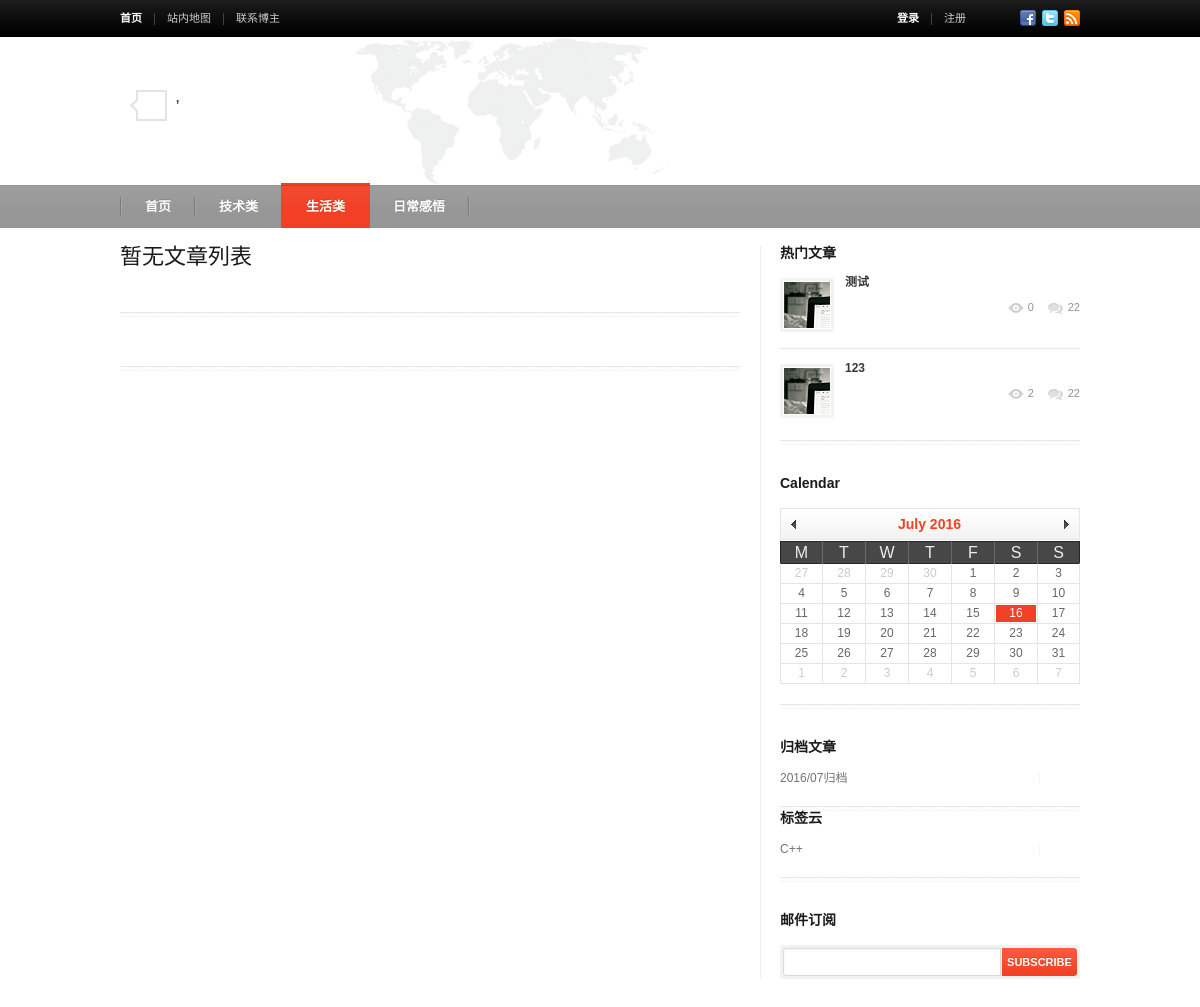
Page /category/life/ on the earlier database version.
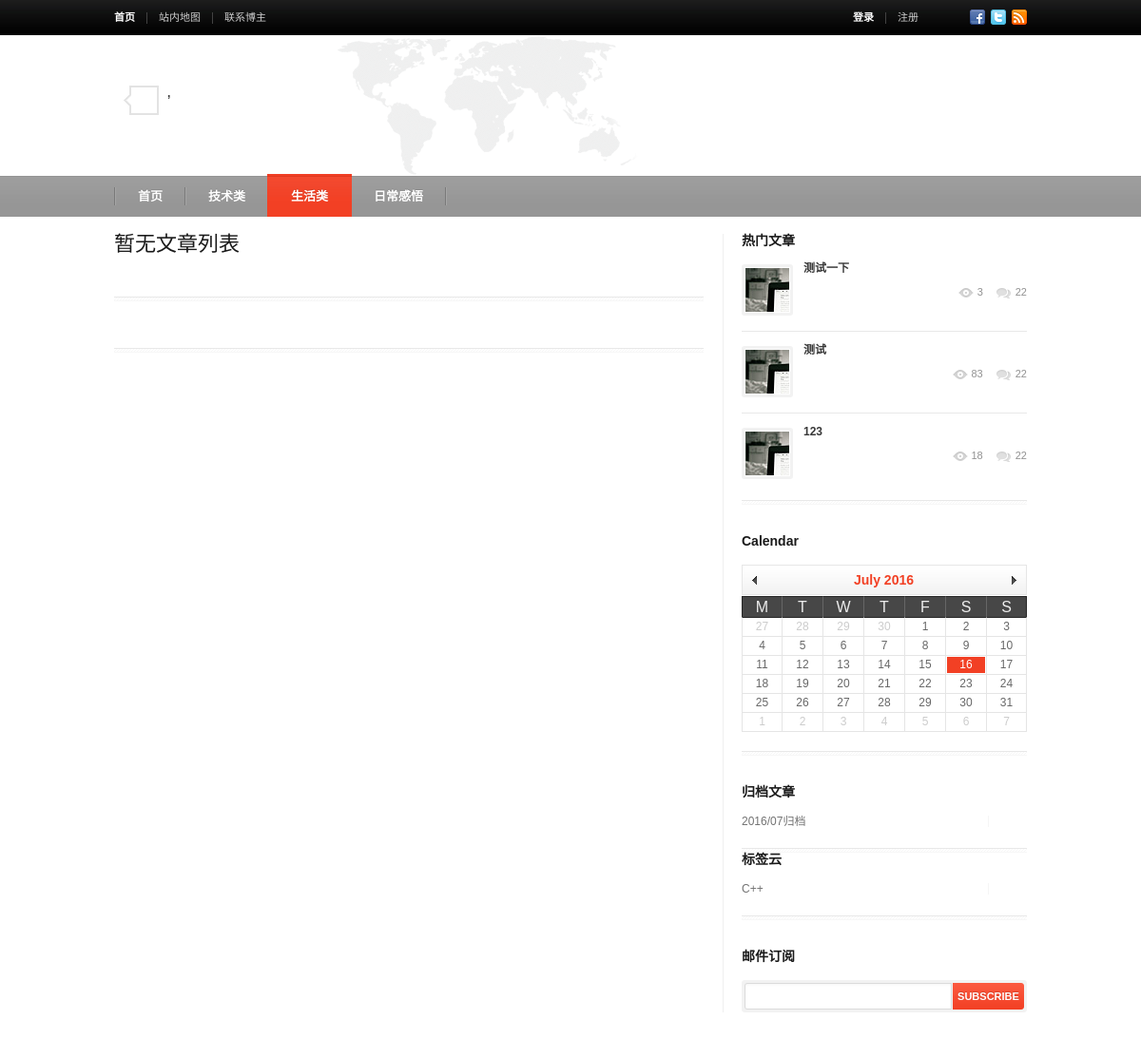
Same page on the later database version.
### personaleblog/models.py (models this page shows, shortened)
@python_2_unicode_compatible
class Category(models.Model):
    name=models.CharField('分类',max_length=20,unique=True)
    slug=models.SlugField(max_length=20,help_text='根据名称来创建url',unique=True)
    describe=models.TextField('描述')
    create_at=models.DateField('创建时间',auto_now_add=True)
    update_at=models.DateField('更新时间',auto_now=True)
    def get_absolute_url(self):
        return reverse('category',args=[self.slug,])
    class Meta:
        ordering=['create_at']
        verbose_name='分类'
        verbose_name_plural=verbose_name
        permissions=(
            ('can_see','Can see view'),
            ('can_add','Can add view'),
        )

@python_2_unicode_compatible
class Article(models.Model):
    title=models.CharField('标题',max_length=20,unique=True)
    content=RichTextUploadingField('正文')
    is_pass=models.BooleanField('是否发布',default=True)
    clicks=models.IntegerField(verbose_name='点击数',default=0)
    create_at=models.DateField('创建时间',auto_now_add=True)
    update_at=models.DateField('更新时间',auto_now=True)
    categroy=models.ForeignKey(Category,verbose_name='分类')
    tags=models.ManyToManyField(Tag,verbose_name='标签')
    objects=ArticleManage()
    class Meta:
        ordering=['create_at']
        verbose_name='文章'
        verbose_name_plural=verbose_name
    def get_absolute_url(self):
        return reverse('article', args=[self.id, ])

@python_2_unicode_compatible
class Tag(models.Model):
    name=models.CharField('标签名称',max_length=20,unique=True)
    slug=models.SlugField(max_length=10,help_text="根据标签名字来获取url",unique=True)
    description=models.TextField('描述')
    create_at=models.DateField('创建时间',auto_now_add=True)
    update_at=models.DateField('更新时间',auto_now=True)
    def __str__(self):
        return self.name
    class Meta:
        ordering=['create_at']
        verbose_name='标签'
        verbose_name_plural=verbose_name

### personaleblog/views.py (the view)
# urls.py: url(r'^category/(?P<category_name>[^/]+)/$',category,name='category'),
def category(request, category_name):
    try:
        category = Category.objects.get(slug=category_name)
    except Category.DoesNotExist:
        pass
    articles = Article.objects.filter(is_pass=True, categroy__name=category.name)  # 找出发布的文章
    paginator = Paginator(articles, 5)
    page = request.GET.get('page')
    try:
        articles = paginator.page(page)
    except PageNotAnInteger:
        articles = paginator.page(1)
    except EmptyPage:
        articles = paginator.page(paginator.num_pages)
    content = {
        'articles': articles,
        'current': category.id,
    }
    return render(request, "blog/index.html", content)

### personaleblog/models.py (called while the page is built)
    def archive_distink(self):
        date_list=self.values('create_at')
        archive_list=[]
        for  date in date_list:
            date=date['create_at'].strftime("%Y/%m")
            if date not in archive_list:
                archive_list.append(date)
        return archive_list

### personaleblog/templatetags/blogtags.py (called while the page is built)
@register.inclusion_tag('blog/show_latest.html')
def latest_article(count=5):
    articles=Article.objects.all().order_by('-create_at')[:count]
    return {'articles':articles}

### personaleblog/views.py (called while the page is built)
def golob_setting(request):
    categroys = Category.objects.all()  # 把所有的分类给找出来
    tags = Tag.objects.all()
    archive = Article.objects.archive_distink()
    return {
        'categroys': categroys,
        'tags': tags,
        'archives': archive,
    }

### templates/blog/index.html (shortened to what this page needs)
{% extends 'base.html' %}
{% block content %}
   {% for  article in articles %}
    <article class="blog_post">
        <div class="tail"></div>
        <div class="f_pic"><a href="content.html"><img src="/statics/images/pic_blog_1_1.jpg" alt="" /></a></div>
        <h4 class="title"><a href="{{ article.get_absolute_url }}">{{ article.title }}</a></h4>
        <div class="info">
            <div class="date"><p>{{ article.update_at|date:"Y-m-d" }}</p></div>
            <div class="r_part">
            <div class="category">
                    <p class="text">分类:</p>
                    <ul>
                        <li><a href="#">{{ article.categroy.name }}</a></li>
                    </ul>
            </div>
                <a href="#" class="views">{{ article.clicks }}</a>
                <a href="#" class="comments">25</a>
            </div>
        </div>
        <div class="content">
            <p>{{ article.content|truncatechars:50|safe }}</p>
        </div>
    </article>
    {% empty %}
    <h1>暂无文章列表</h1>
{% endfor %}
    <div class="line_2" style="margin:24px 0px 25px;"></div>
{% endblock %}

### templates/base.html (shortened to what this page needs)
{% load blogtags %}
{% load staticfiles %}
<html>
<head>
<link rel="stylesheet" href="{% static 'layout/style.css' %}" type="text/css" />
<link rel="stylesheet" href="{% static 'layout/plugins/prettyphoto/css/prettyPhoto.css' %}" type="text/css" />
<link rel="stylesheet" href="{% static 'layout/plugins/calendar/calendar.css' %}" type="text/css" />
<link rel="stylesheet" href="{% static 'layout/plugins/video-audio/mediaelementplayer.css' %}" />
<link rel="stylesheet" href="{% static 'layout/plugins/flexslider/flexslider.css' %}" type="text/css" />
<link rel="stylesheet" href="{% static 'layout/plugins/ibuttons/css/jquery.ibutton.css' %}" type="text/css" />
<meta http-equiv="Content-Type" content="text/html; charset=utf-8" /></head>
<body>
	<div class="wrapper sticky_footer">
        <header>
            <div id="header">
            	<section class="top">
                	<div class="inner">
                    	<div class="fl">
                        	<div class="block_top_menu">
                            	<ul>
                                	<li class="current"><a href="{% url 'index' %}">首页</a></li>
                                    <li><a href="#">站内地图</a></li>
                                    <li><a href="#">联系博主</a></li>
                                </ul>
                            </div>
                        </div>
                        <div class="fr">
                        	<div class="block_top_menu">
                            	<ul>
                                    {% if request.user.is_authenticated %}
                                        <li><a href="">{{ user.name }}</a></li>
                                        <li><a href="{% url 'logout' %}">注销</a></li>
                                    {% else %}
                                	<li class="current"><a href="{% url 'login' %}" class="open_popup">登录</a></li>
                                    <li><a href="registration.html">注册</a></li>
                                    {% endif %}
                                </ul>
                            </div>
                            <div class="block_social_top">
                            	<ul>
                                	<li><a href="#" class="fb">Facebook</a></li>
                                    <li><a href="#" class="tw">Twitter</a></li>
                                    <li><a href="#" class="rss">RSS</a></li>
                                </ul>
                            </div>
                        </div>
                    </div>
                </section>
            	<section class="bottom">
                	<div class="inner">
                        <div class="block_today_date">
                        	<div class="num"><p id="num_top" /></div>
                            <div class="other">
                            	<p class="month_year">, </p>
                            </div>
                        </div>
                    </div>
                </section>
                <section class="section_main_menu">
                	<div class="inner">
                    	<nav class="main_menu">
                            {% if current == 0 %}
                            <ul>
                                <li class="current_page_item"><a href="{% url 'index' %}">首页</a></li>
                                {% for categroy in categroys %}
                                    <li><a href="{{ categroy.get_absolute_url }}">{{ categroy.name }}</a></li>
                                {% endfor %}
                            </ul>
                            {% elif current != 0 %}
                                <ul>
                                 <li ><a href="{% url 'index' %}">首页</a></li>
                                 {% for categroy in categroys %}
                                     {% if categroy.id == current %}
                                        <li class="current_page_item"><a href="{{ categroy.get_absolute_url }}">{{ categroy.name }}</a></li>
                                     {% else %}
                                         <li><a href="{{ categroy.get_absolute_url }}">{{ categroy.name }}</a></li>
                                     {% endif %}
                                {% endfor %}
                                </ul>
                            {% endif %}
						</nav>
                    </div>
                </section>
            </div>
        </header>
        <div id="content" class="right_sidebar">
        	<div class="inner">
            	<div class="general_content">
                	<div class="main_content">
                        <div class="block_blog_1">
                        {% block content %}
                        {% endblock %}
                        </div>
                        <div class="line_2" style="margin:24px 0px 25px;"></div>
                    </div>
                    <div class="sidebar">
                            {% latest_article %}
                        <div class="separator" style="height:31px;"></div>
                        <div class="block_calendar">
                        	<h4>Calendar</h4>
                            <div class="calendar" id="calendar_sidebar">
                            </div>
                            <div class="line_2"></div>
                        </div>
                        <div class="separator" style="height:31px;"></div>
                        <div class="block_popular_stuff">
                        	<h4>归档文章</h4>
                            <div class="content">
                            	{% for archive in archives %}
                                    <label>{{ archive }}归档</label>
                                {% endfor %}
                            </div>
                            <div class="line_2"></div>
                        </div>
                        <div class="block_popular_stuff">
                        	<h4>标签云</h4>
                            <div class="content">
                                {% for tag in tags %}
                                    {{ tag }}
                                {% endfor %}
                            </div>
                            <div class="line_2"></div>
                        </div>
                      	<div class="separator" style="height:31px;"></div>
                        <div class="block_newsletter">
                        	<h4>邮件订阅</h4>
                            <form action="#" />
                            	<div class="field"><input type="text" class="w_def_text" title="Enter Your Email Addres" /></div>
                                <input type="submit" class="button" value="Subscribe" />
                        </div>
                    </div>
                </div>
            </div>
        </div>
    </div>
</body>
</html>

### templates/blog/show_latest.html (shortened to what this page needs)
<div class="block_popular_posts">
	<h4>热门文章</h4>
	{%for article in articles%}
	<div class="article">
		<div class="pic">
			<a href="#" class="w_hover">
				<img src="/statics/images/pic_popular_post_1.jpg" alt="" />
			</a>
		</div>
		<div class="text">
			<p class="title"><a href="{{ article.get_absolute_url }}">{{ article.title }}</a></p>
			<div class="icons">
				<ul>
					<li><a href="#" class="views">{{ article.clicks }}</a></li>
					<li><a href="#" class="comments">22</a></li>
				</ul>
			</div>
		</div>
	</div>
        {% if not forloop.last %}
	<div class="line_3"></div>
        {% endif %}
	{%endfor%}
 <div class="line_2"></div>
</div>

Differences in the rows shown:
added Article: title "测试一下", clicks "3"
changed Article "测试": clicks "0" → "83"
changed Article (number 3 of 3 on the later page): clicks "2" → "18"
